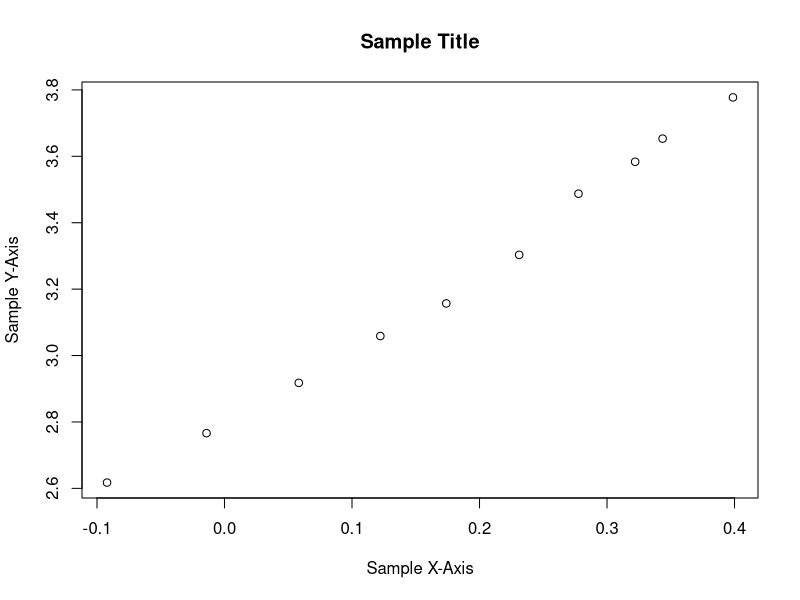

Source code (R):
# Setting up dataset:
x = log(c(0.9120,0.9860,1.0600,1.1300,1.1900,1.2600,1.3200,1.3800,1.4100,1.4900))
y = log(c(13.7,15.9,18.5,21.3,23.5,27.2,32.7,36.0,38.6,43.7))
#x = log(c(0.15,0.20,0.25,0.30,0.35,0.40,0.45,0.50,0.55))
#y = log(-log(c(0.95,0.95,0.90,0.85,0.70,0.65,0.60,0.55,0.40)))
  dataset = data.frame(x,y)
  str(dataset)
  n = nrow(dataset)

# Setting up elementary variables:
  meanX = sum(x)/n
  meanY = sum(y)/n
  sxxCentered = sum((x-meanX)*(x-meanX))
  sxyCentered = sum((x-meanX)*(y-meanY))
  syyCentered = sum((y-meanY)*(y-meanY))

# Finding Least Squares Line:
  # Least Squares Line: y = b0 + b1x + error where E(error) = 0
  b1 = sxyCentered/sxxCentered
  b0 = exp(meanY - b1*meanX )
  alpha1 = -1*(sxyCentered/sxxCentered) #ex. when ln(Y) = ln(b0) -b1x. DO THE LINEAR TRANSFORMTIONS HERE AND ALSO WELL AS B1 AND B0. WRITTEN IN ANSWER AS ALPHA ZERO AND ONE.
  alpha0 = exp(meanY - b1*meanX) #if it is lnb0 then do exp(b0)
  print(paste("Least Squares: Y =",b0,"+",b1,"*x"))
  # If the data will change by x amount then the result will change by x*b1. Ex. a one unit change will be a change of 1*b1.

# Plotting the graph with least squares line:
  plot(dataset$x,
       dataset$y,
       main = "Sample Title",
       xlab = "Sample X-Axis",
       ylab = "Sample Y-Axis"
       )
  abline(b0,b1)

# Calculate S^2
  SSE = syyCentered - b1*sxyCentered
  sSquared = SSE/(n-2)  # Should be correct but confirm with professor! Exercise 11.16 is off by one. Answer is 18.04 in book.
  S = sqrt(sSquared)
  
  #Calculate sigma(b0) and sigma(b1) from calculations written in notes above:
  sxx = sum(x*x)
  varB0 = (sSquared*sxx)/(n*sxxCentered)
  varB1 = sSquared/sxxCentered
  sigmaB0 = sqrt(varB0)
  sigmaB1 = sqrt(varB1)
  print("***Results For Part B***")
  print(paste("sigma(b0) =",sigmaB0 ))
  print(paste("sigma(b1) =",sigmaB1 ))

# Find an x% Confidence Interval:
  # 95% confidence interval == estimated interval for p-value.
  perCI = 0.95
  alpha = 1-perCI
  df = n-2
  c00 = sum(x*x)/(n*sxxCentered)
  c11 = 1/sxxCentered
  sqrtc00 = sqrt(abs(c00))
  sqrtc11 = sqrt(abs(c11))
  tValue = -1*qt(alpha/2,df)
  upperBound = b1 + tValue*S*sqrtc11 # How to know when to use b1 and c11 or b0 and c00?
  lowerBound = b1 - tValue*S*sqrtc11
  #upperBound = b0 + tValue*S*sqrtc00 # How to know when to use b1 and c11 or b0 and c00?
  #lowerBound = b0 - tValue*S*sqrtc00
  print(paste(perCI,"Confidence Interval: [",upperBound,",",lowerBound,"]"))

# Null Hypothesis and Alternate Hypothesis:
  # Examples of null and alternate hypothesis! Vary by question!
  # There are 3 options. Find upper, lower, or two tailed and unmute it!
  # Current Case:
    # H0: b1 = 0
    # H1: b1 != 0 
    ExpNullHyp = 0 #Change this per question details
    sigLevel = 0.05#alpha i think.. dont even think its ever used. fill in alpha above!!
  # First find necessary info about t:
    t = (b0-ExpNullHyp)/(S*sqrtc00)   # The zero is really just the value of the null hypothesis.
    #t = (b1-ExpNullHyp)/(S*sqrtc11) # Find out when to use this t formula or the other one!
    newTValue = pt(t,df)
    RR = -1*qt(alpha,df) #CHECK IF *-1
  # Upper-tailed:
    # H0: E(Y) = 0 when x = 0
    # H1: E(Y) > 0 when x = 0
    # print(paste("Should reject if t calculated is greater than t given / reject null hyp. if following statement is true:",t,">",RR )) # ask professor if i need t or newTValue??
  # Lower-tailed:
    # H0: E(Y) = 0 when x = 0
    # H1: E(Y) < 0 when x = 0
    # print(paste("Should reject if t calculated is greater than t given / if following statement is true:",t,"<",-1*RR ))
  # Two-tailed:
    # H0: E(Y)  = 0 when x = 0
    # H1: E(Y) != 0 when x = 0
    print(paste("Should reject if t calculated is greater than t given / if following statement is true:",abs(t),">",tValue ))
  
# Finding the exact p-value:
  # Still need to find out for all the other cases..
  # If the p-value is less then given alpha then reject the null hypothesis.
  # When you must use t-distribution b/c sample size is not large enough to use CLT:
    # Upper-tailed:
    #pValue = 1-pt(t,df)
    # Lower-tailed:
    #pValue = pt(t,df)
    # Two-tailed:
    pValue = 2*(1-pt(t,df) ) # if t is positive
    #pValue = 2*(pt(t,df) )   # if t is negative
  # When you use CLT and obtain a Z score use the normal distribution: just replace pt and qt with pnorm and qnorm.
    # Upper-tailed:
    # Lower-tailed:
    # Two-tailed:
  print(paste("Exact p-Value is:",pValue))
  
  # Finding confidence intervals that use x*:
    newPerCI = 0.90 #Update this info depending on question!
    newAlpha = 1-newPerCI
    xStar = 0.30 # Fill this in with correct number when doing question!
    innerPartOfFormula = sqrt(1/n + ( (xStar-meanX)*(xStar-meanX) )/sxxCentered )
    upperNewCI = b0+b1*xStar+qt(newAlpha/2,df)*S*innerPartOfFormula
    lowerNewCI = b0+b1*xStar-qt(newAlpha/2,df)*S*innerPartOfFormula
    print(paste(newPerCI,"Confidence Interval using x* : [",upperNewCI,",",lowerNewCI,"]"))
  
  # Finding a prediction interval using x*:
    predPer = 0.90 # Alter per question
    predAlpha = 1-predPer
    predXStar = 1.2 #Alter per question
    innerPartOfFormulaPredInterval = sqrt(1 + 1/n + ( (predXStar-meanX)*(predXStar-meanX) )/sxxCentered )
    upperPredInteral  = b0 + b1*predXStar + qt(predAlpha/2 , df)*S*innerPartOfFormulaPredInterval
    lowerPredInteral  = b0 + b1*predXStar - qt(predAlpha/2 , df)*S*innerPartOfFormulaPredInterval
    print(paste(newPerCI,"Prediction Interval using x* : [",upperPredInteral,",",lowerPredInteral,"]"))
    
